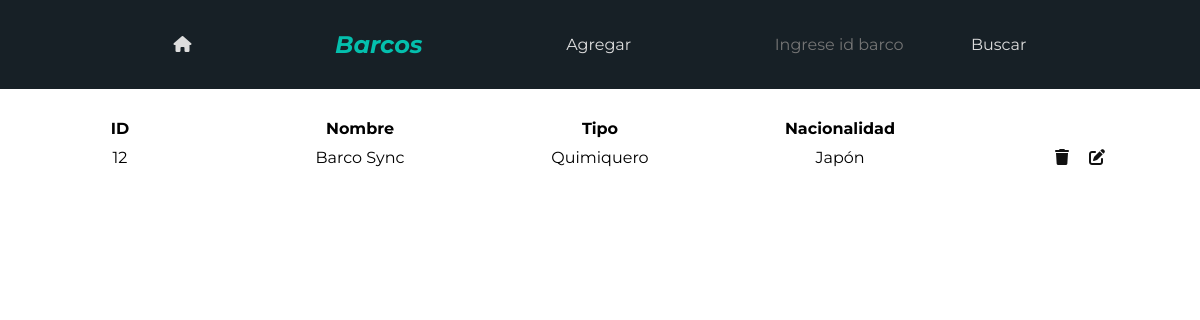
The page /views/barco.php on the database as committed earlier.
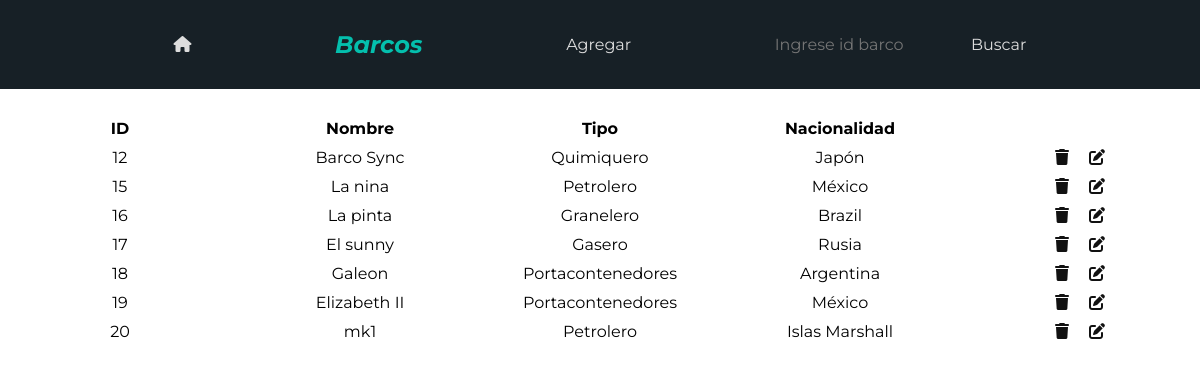
The same page on the database as committed later.
### tables this page shows
CREATE TABLE `barco` (
  `id_barco` int(11) NOT NULL,
  `nombre_barco` varchar(30) DEFAULT NULL,
  `tipo_barco` varchar(20) DEFAULT NULL,
  `nacionalidad_barco` varchar(30) DEFAULT NULL
);

### views/barco.php (the view, shortened to what this page needs)
<?php
$con = connection();
$sql1 = "SELECT * FROM barco".(isset($_GET["id"]) ? " WHERE id_barco = '{$_GET["id"]}'" : "");
$barco = $con->query($sql1);
?>
<!DOCTYPE html>
<html lang="es">
<head>
    <link rel="stylesheet" href="../css/styles.css">
</head>
<body>
    <header class="header header--text-white header--color-blue header--title-blue">
        <a href="index.php"><i class="fa-solid fa-house"></i></a>
        <h2>Barcos</h2>
        <ul>
            <li><a href="agregar_barco.php">Agregar</a></li>
        </ul>
        <form action="../php/barco/buscar_barco.php" method="POST">
            <input id="id_buscar_barco" name="id_buscar_barco" type="number" placeholder="Ingrese id barco">
            <input value="Buscar" type="submit">
        </form>
    </header>
    <table class="table">
        <thead>
            <th>ID</th>
            <th>Nombre</th>
            <th>Tipo</th>
            <th>Nacionalidad</th>
        </thead>
        <tbody>
            <?php
                $barco->data_seek(0);
                while ($fila = $barco->fetch_assoc()) {
                    echo "
                    <tr>
                        <td>{$fila["id_barco"]}</td>
                        <td>{$fila["nombre_barco"]}</td>
                        <td>{$fila["tipo_barco"]}</td>
                        <td>{$fila["nacionalidad_barco"]}</td>
                        <td><a href='eliminar_barco.php?id={$fila["id_barco"]}'><i class='fa-solid fa-trash'></i></a><a href='editar_barco.php?id={$fila["id_barco"]}'><i class='fa-solid fa-pen-to-square'></i></a></td>
                    </tr>
                    ";
                }
            ?>
        </tbody>
    </table>
</body>
</html>

### css/styles.css (style rules this page uses)
* { margin: 0; padding: 0; box-sizing: border-box; font-family: Montserrat; }
.header { display: flex; justify-content: space-evenly; align-items: center; flex-wrap: wrap; padding: 30px; }
.header h2 { font-style: italic; }
.header ul { display: flex; flex-wrap: wrap; gap: 20px; list-style: none; }
.header a { text-decoration: none; }
.header input { all: unset; }
.header--text-white * { color: #ddd; }
.header--color-blue { background-color: #172026; }
.header--title-blue h2 { color: #04BFAD }
.table { border-spacing: 0 10px; text-align: center; table-layout: fixed; width: 100%; margin-top: 20px; }
.table a { color: #111; text-decoration: none; margin: 0 10px; }

Rows that differ between the two databases and show on the page:
added barco: id_barco "15", nombre_barco "La nina", tipo_barco "Petrolero", nacionalidad_barco "México"
added barco: id_barco "16", nombre_barco "La pinta", tipo_barco "Granelero", nacionalidad_barco "Brazil"
added barco: id_barco "17", nombre_barco "El sunny", tipo_barco "Gasero", nacionalidad_barco "Rusia"
added barco: id_barco "18", nombre_barco "Galeon", tipo_barco "Portacontenedores", nacionalidad_barco "Argentina"
added barco: id_barco "19", nombre_barco "Elizabeth II", tipo_barco "Portacontenedores", nacionalidad_barco "México"
added barco: id_barco "20", nombre_barco "mk1", tipo_barco "Petrolero", nacionalidad_barco "Islas Marshall"
